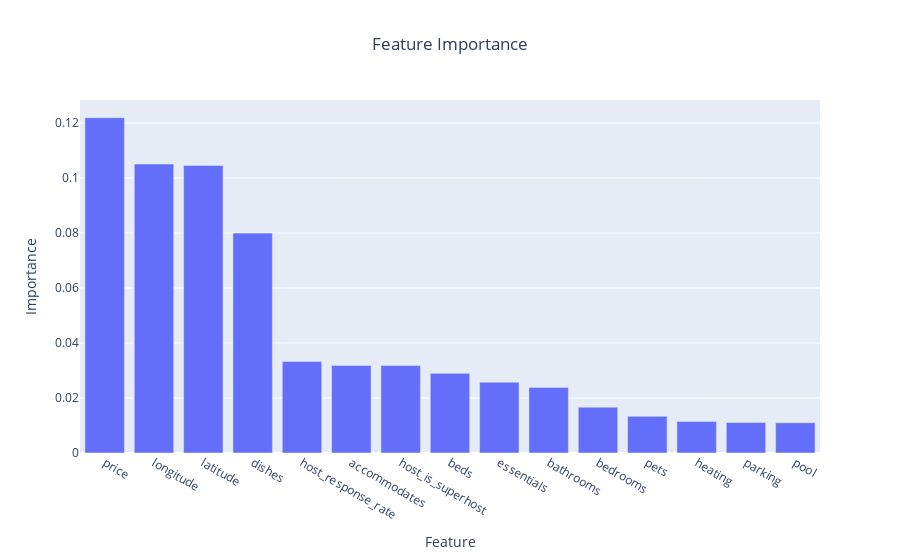

This figure's notebook cell:
### Markdown cell above
### #1 Base Model - Decision Tree Feature Importance

### Code cell
plot_top_15_features(dt_model_1, X_train, 15)

### Figure 1 — Plotly figure (JSON) as saved in the notebook; plotly's stock layout.template omitted (floating-point values rounded to 4 significant figures)
{"data": [{"alignmentgroup": "True", "hovertemplate": "Feature=%{x}<br>Importance=%{y}<extra></extra>", "legendgroup": "", "marker": {"color": "#636efa", "pattern": {"shape": ""}}, "name": "", "offsetgroup": "", "orientation": "v", "showlegend": false, "textposition": "auto", "type": "bar", "x": ["price", "longitude", "latitude", "dishes", "host_response_rate", "accommodates", "host_is_superhost", "beds", "essentials", "bathrooms", "bedrooms", "pets", "heating", "parking", "pool"], "xaxis": "x", "y": [0.1219, 0.1051, 0.1046, 0.07994, 0.03324, 0.03184, 0.03178, 0.02897, 0.02575, 0.02385, 0.01668, 0.01333, 0.0115, 0.0111, 0.01099], "yaxis": "y"}], "layout": {"barmode": "relative", "legend": {"tracegroupgap": 0}, "title": {"text": "Feature Importance", "x": 0.5}, "xaxis": {"anchor": "y", "domain": [0, 1], "title": {"text": "Feature"}}, "yaxis": {"anchor": "x", "domain": [0, 1], "title": {"text": "Importance"}}}}
